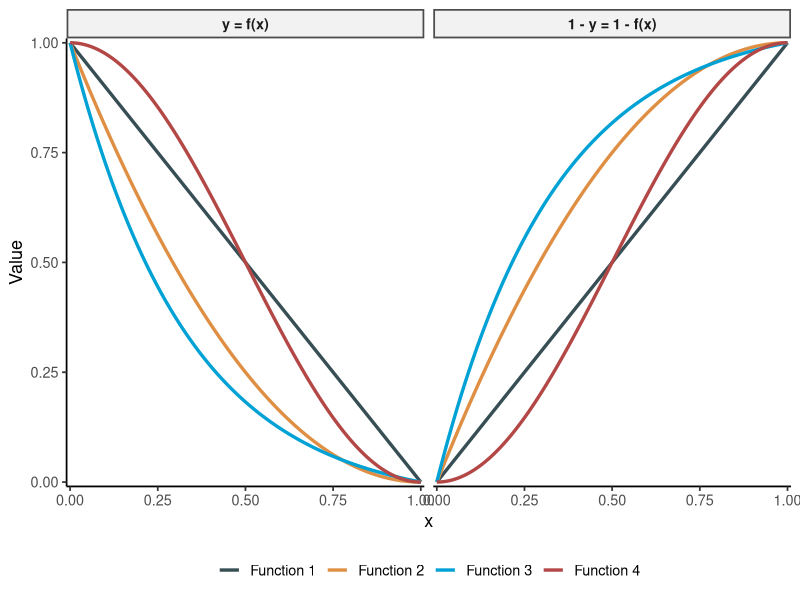

The R script that drew this image:
library(ggplot2)
library(dplyr)
library(tidyr)
library(ggsci)

x <- seq(0, 1, length.out = 500)

plot_data <- tibble(
  x = x,
  `Function 1` = 1 - x,
  `Function 2` = (1 - x)^2,
  `Function 3` = (exp(-3 * x) - exp(-3)) / (1 - exp(-3)),
  `Function 4` = (1 + cos(pi * x)) / 2
) |>
  pivot_longer(
    cols = -x,
    names_to = "function_name",
    values_to = "y"
  ) |>
  mutate(`1 - y` = 1 - y) |>
  pivot_longer(
    cols = c(y, `1 - y`),
    names_to = "facet",
    values_to = "value"
  ) |>
  mutate(
    facet = factor(
      facet,
      levels = c("y", "1 - y"),
      labels = c("y = f(x)", "1 - y = 1 - f(x)")
    )
  )

p <- ggplot(plot_data, aes(x, value, color = function_name)) +
  geom_line(linewidth = 1.15) +
  facet_grid(cols = vars(facet)) +
  scale_color_jama(name = NULL) +
  scale_x_continuous(
    limits = c(0, 1),
    breaks = seq(0, 1, 0.25),
    expand = expansion(mult = 0.01)
  ) +
  scale_y_continuous(
    limits = c(0, 1),
    breaks = seq(0, 1, 0.25),
    expand = expansion(mult = 0.01)
  ) +
  labs(x = "x", y = "Value") +
  theme_classic(base_size = 13) +
  theme(
    strip.background = element_rect(fill = "grey95", color = "grey30"),
    strip.text = element_text(face = "bold"),
    legend.position = "bottom"
  )

ggsave(
  filename = "inverse_relationship_facets.png",
  plot = p,
  width = 10,
  height = 5,
  dpi = 300,
  bg = "white"
)
